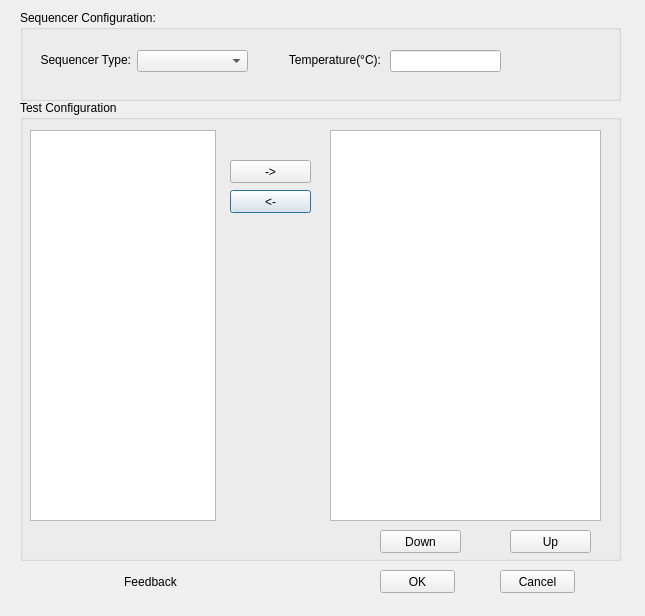
<?xml version="1.0" encoding="UTF-8"?>
<ui version="4.0">
 <class>NewTestProgramWizard</class>
 <widget class="QDialog" name="NewTestProgramWizard">
  <property name="geometry">
   <rect>
    <x>0</x>
    <y>0</y>
    <width>645</width>
    <height>616</height>
   </rect>
  </property>
  <property name="windowTitle">
   <string>Dialog</string>
  </property>
  <widget class="QGroupBox" name="SequencerConfigurationBox">
   <property name="geometry">
    <rect>
     <x>20</x>
     <y>10</y>
     <width>601</width>
     <height>91</height>
    </rect>
   </property>
   <property name="title">
    <string>Sequencer Configuration:</string>
   </property>
   <widget class="QLabel" name="SequencerLabel">
    <property name="geometry">
     <rect>
      <x>20</x>
      <y>40</y>
      <width>91</width>
      <height>20</height>
     </rect>
    </property>
    <property name="text">
     <string>Sequencer Type:</string>
    </property>
    <property name="alignment">
     <set>Qt::AlignRight|Qt::AlignTrailing|Qt::AlignVCenter</set>
    </property>
   </widget>
   <widget class="QComboBox" name="SequencerType">
    <property name="geometry">
     <rect>
      <x>117</x>
      <y>40</y>
      <width>111</width>
      <height>22</height>
     </rect>
    </property>
   </widget>
   <widget class="QLabel" name="TemperatureLabel">
    <property name="geometry">
     <rect>
      <x>240</x>
      <y>40</y>
      <width>121</width>
      <height>20</height>
     </rect>
    </property>
    <property name="text">
     <string>Temperature(°C):</string>
    </property>
    <property name="alignment">
     <set>Qt::AlignRight|Qt::AlignTrailing|Qt::AlignVCenter</set>
    </property>
   </widget>
   <widget class="QLineEdit" name="Temperature">
    <property name="geometry">
     <rect>
      <x>370</x>
      <y>40</y>
      <width>111</width>
      <height>22</height>
     </rect>
    </property>
   </widget>
  </widget>
  <widget class="QGroupBox" name="TestConfigurationBox">
   <property name="geometry">
    <rect>
     <x>20</x>
     <y>100</y>
     <width>601</width>
     <height>461</height>
    </rect>
   </property>
   <property name="title">
    <string>Test Configuration</string>
   </property>
   <widget class="QPushButton" name="LeftButton">
    <property name="geometry">
     <rect>
      <x>210</x>
      <y>90</y>
      <width>81</width>
      <height>23</height>
     </rect>
    </property>
    <property name="text">
     <string>&lt;-</string>
    </property>
   </widget>
   <widget class="QPushButton" name="RightButton">
    <property name="geometry">
     <rect>
      <x>210</x>
      <y>60</y>
      <width>81</width>
      <height>23</height>
     </rect>
    </property>
    <property name="text">
     <string>-&gt;</string>
    </property>
   </widget>
   <widget class="QPushButton" name="DownButton">
    <property name="geometry">
     <rect>
      <x>360</x>
      <y>430</y>
      <width>81</width>
      <height>23</height>
     </rect>
    </property>
    <property name="text">
     <string>Down</string>
    </property>
   </widget>
   <widget class="QPushButton" name="UpButton">
    <property name="geometry">
     <rect>
      <x>490</x>
      <y>430</y>
      <width>81</width>
      <height>23</height>
     </rect>
    </property>
    <property name="text">
     <string>Up</string>
    </property>
   </widget>
   <widget class="QListWidget" name="AvailableTests">
    <property name="geometry">
     <rect>
      <x>10</x>
      <y>30</y>
      <width>186</width>
      <height>391</height>
     </rect>
    </property>
   </widget>
   <widget class="QListWidget" name="SelectedTests">
    <property name="geometry">
     <rect>
      <x>310</x>
      <y>30</y>
      <width>271</width>
      <height>391</height>
     </rect>
    </property>
   </widget>
  </widget>
  <widget class="QPushButton" name="OKButton">
   <property name="geometry">
    <rect>
     <x>380</x>
     <y>570</y>
     <width>75</width>
     <height>23</height>
    </rect>
   </property>
   <property name="text">
    <string>OK</string>
   </property>
  </widget>
  <widget class="QPushButton" name="CancelButton">
   <property name="geometry">
    <rect>
     <x>500</x>
     <y>570</y>
     <width>75</width>
     <height>23</height>
    </rect>
   </property>
   <property name="text">
    <string>Cancel</string>
   </property>
  </widget>
  <widget class="QLabel" name="Feedback">
   <property name="geometry">
    <rect>
     <x>50</x>
     <y>574</y>
     <width>201</width>
     <height>16</height>
    </rect>
   </property>
   <property name="text">
    <string>Feedback</string>
   </property>
   <property name="alignment">
    <set>Qt::AlignCenter</set>
   </property>
  </widget>
 </widget>
 <resources/>
 <connections/>
</ui>
